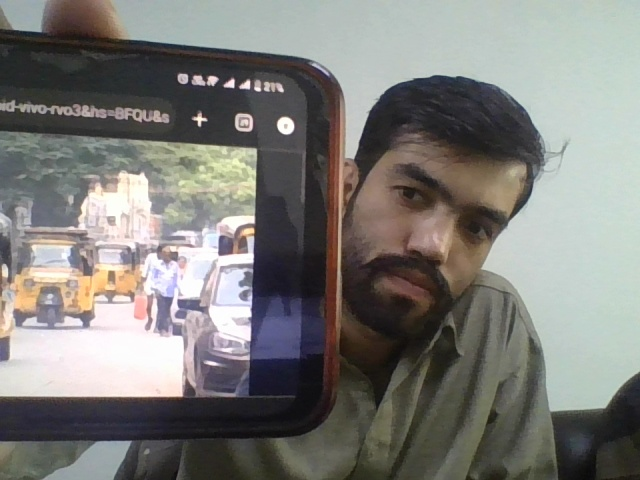
#> input picture Backend/snapshots/018b4272-ee99-4620-887a-48869cda816c.jpg, 640 x 480 px
$ python -i face_service.py   (imports and definitions only)
#> lines starting #> are read from the running program, lines starting #| are printed output that depends on the picture
# app/services/face_service.py
"""
Face analysis service using InsightFace with ArcFace for high-precision face recognition.
Supports both newer (buffalo models) and older (0.2.x) InsightFace versions.
"""

import os
import cv2
import numpy as np
import logging
from typing import List, Dict, Any, Optional, Tuple

logger = logging.getLogger(__name__)

# Try importing insightface components
# [10 lines not run here, left out]


class FaceService:
    """
    Face detection and recognition service using InsightFace ArcFace.
    Uses MobileFaceNet-style embeddings for high-precision face verification.
    """
    _instance = None

    def __init__(self, ctx_id=0):
        self.ctx_id = ctx_id
        self.app = None
        self._initialized = False
        self._initialize()

    def _initialize(self):
        """Initialize face detection and recognition models"""
        if not INSIGHTFACE_AVAILABLE:
            logger.error("❌ InsightFace not available. Please install: pip install insightface onnxruntime")
            return

        try:
            logger.info("📡 Initializing InsightFace ArcFace models...")

            # InsightFace 0.2.x uses different API than newer versions
            # Try different initialization methods based on version

            # Method 1: Older API (0.2.x) - name is required positional arg
            # Prioritize buffalo_sc (MobileFaceNet) as requested by user for balance of speed/accuracy
            model_names = ['buffalo_sc', 'buffalo_l', 'arcface_r100_v1', 'antelopev2']


            for model_name in model_names:
                try:
                    logger.info(f"Trying model: {model_name}")
                    self.app = FaceAnalysis(name=model_name)
                    self.app.prepare(ctx_id=self.ctx_id, det_size=(640, 640))
                    self._initialized = True
                    logger.info(f"✅ InsightFace ArcFace initialized with model: {model_name}")
                    return
                except Exception as e:
                    logger.debug(f"Model {model_name} failed: {e}")
                    continue

            # Method 2: Try with allowed_modules for newer versions
            try:
                self.app = FaceAnalysis(allowed_modules=['detection', 'recognition'])
                self.app.prepare(ctx_id=self.ctx_id, det_size=(640, 640))
                self._initialized = True
                logger.info("✅ InsightFace ArcFace initialized with allowed_modules")
                return
            except Exception as e:
                logger.debug(f"allowed_modules method failed: {e}")

            # If all methods fail
            logger.warning("⚠️ InsightFace initialization failed. Using OpenCV fallback.")
            self._initialized = False

        except Exception as e:
            logger.error(f"❌ Failed to initialize InsightFace: {e}")
            self._initialized = False

    # [88 lines left out: functions get_face_details, _get_fallback_face_details, compute_similarity, not called in this run]

    def is_available(self) -> bool:
        """Check if face recognition is properly initialized"""
        return self._initialized and self.app is not None


# Singleton instance
# [1 line that did not run here, left out]

>>> import cv2
>>> picture = cv2.imread('../../snapshots/018b4272-ee99-4620-887a-48869cda816c.jpg', cv2.IMREAD_GRAYSCALE)
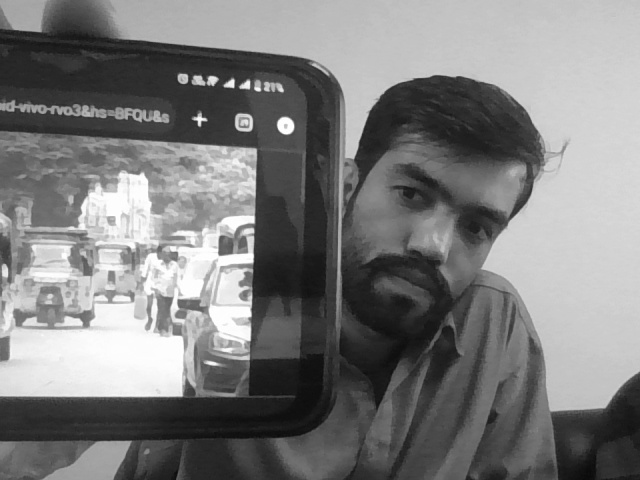
#> picture: shape (480, 640); min 10, max 255, mean 124.4
>>> result = FaceService().get_face_details(picture)
#> (the run stopped early here; a loop or call above may not have finished)

$ run again, on Backend/snapshots/03b1a6f2-aa11-40e5-b819-0b34aedde0b5.jpg
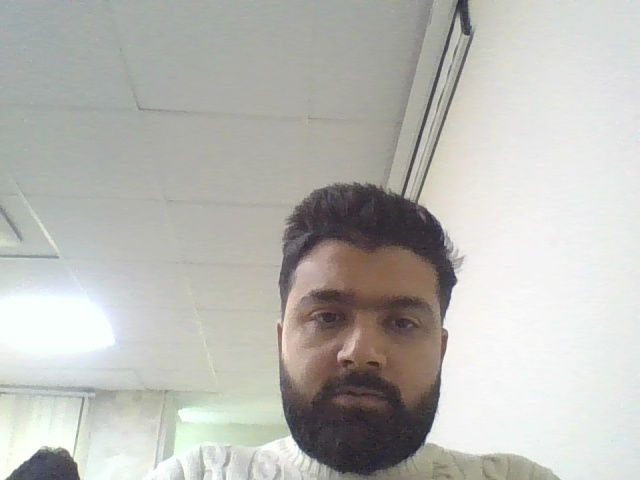
#> input picture Backend/snapshots/03b1a6f2-aa11-40e5-b819-0b34aedde0b5.jpg, 640 x 480 px
#> `picture = cv2.imread('../../snapshots/018b4272-ee99-4620-887a-48869cda..`:
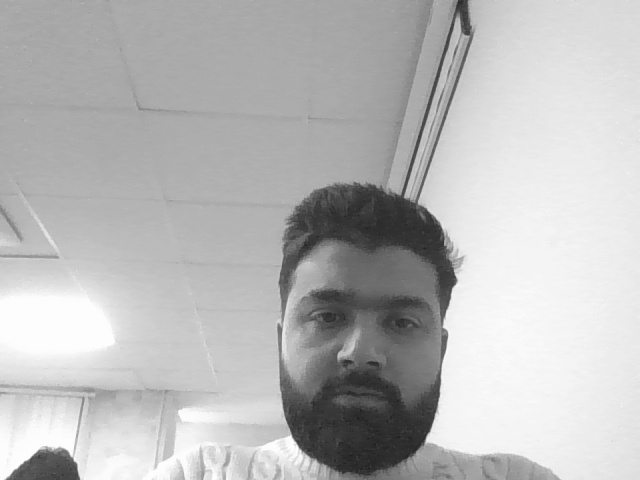
#> picture: shape (480, 640); min 31, max 255, mean 185.6

$ run again, on Backend/snapshots/0505672d-7cc3-4366-a970-d1ce03b3c053.jpg
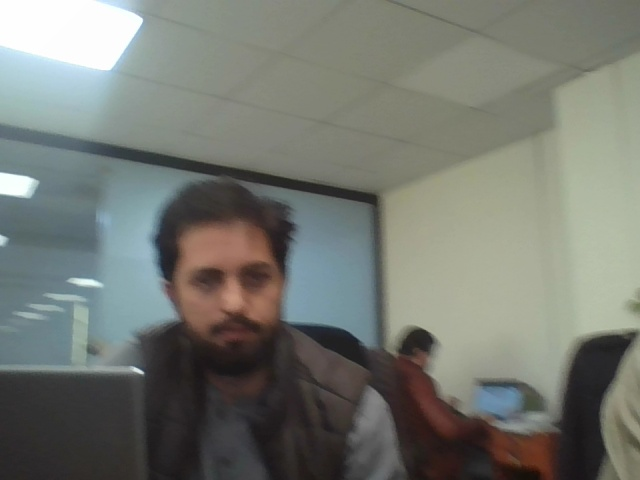
#> input picture Backend/snapshots/0505672d-7cc3-4366-a970-d1ce03b3c053.jpg, 640 x 480 px
#> `picture = cv2.imread('../../snapshots/018b4272-ee99-4620-887a-48869cda..`:
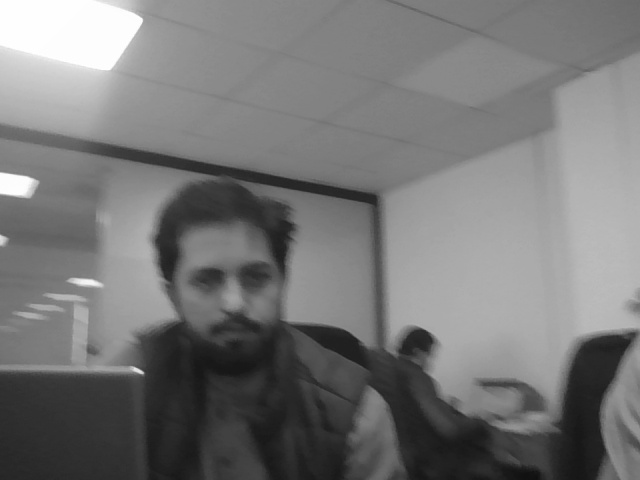
#> picture: shape (480, 640); min 15, max 255, mean 118.7
